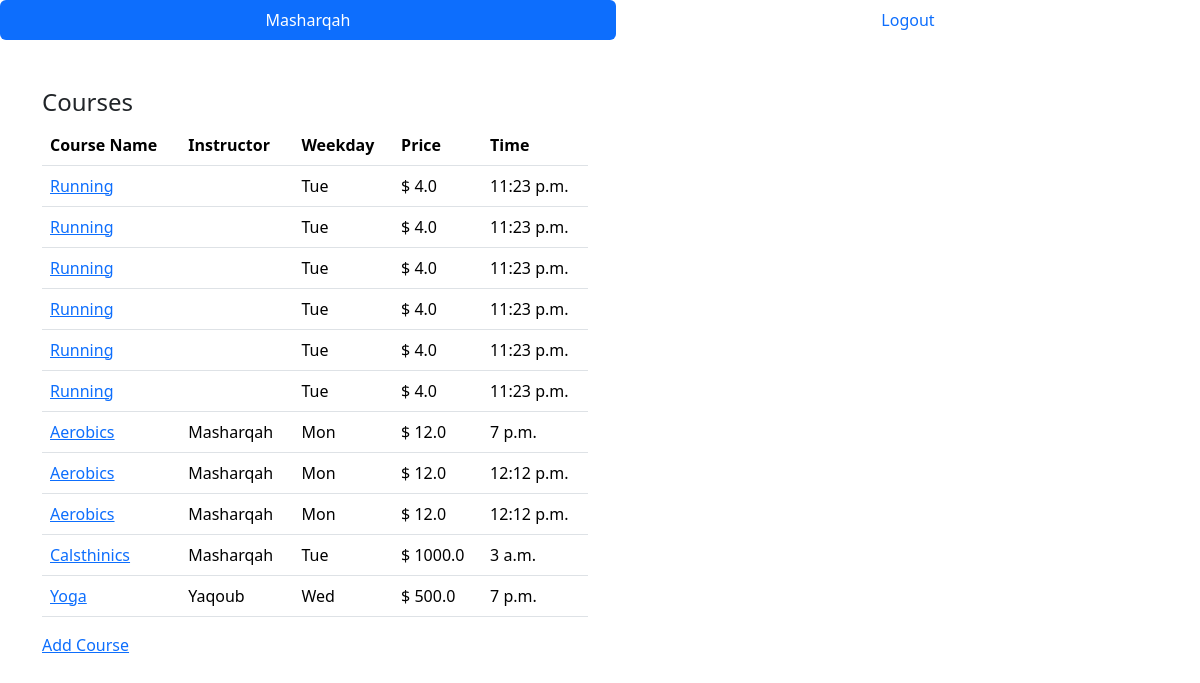
/classes (signed in), run on the app's committed database.
### login_app/models.py (models this page shows)
class Course(models.Model):
    name = models.CharField(max_length=255)
    Weekday= models.CharField(max_length=20)
    price=models.FloatField()
    time=models.TimeField()
    desc= models.TextField(null=True)
    instructors= models.ManyToManyField(User,related_name="courses")
    created_at = models.DateTimeField(auto_now_add=True)
    updated_at = models.DateTimeField(auto_now=True)
    objects= CourseManager()

class User(models.Model):
    fname = models.CharField(max_length=255)
    lname = models.CharField(max_length=255)
    email = models.CharField(max_length=255)
    password=models.CharField(max_length=255)
    created_at = models.DateTimeField(auto_now_add=True)
    updated_at = models.DateTimeField(auto_now=True)
    objects=UserManager()

### login_app/views.py (the view)
# urls.py: path('classes', views.welcome),
def welcome(request):
    if request.session['logged']!= True:
        return redirect('/')
    logged_user= User.objects.get(id = request.session['user'])
    context = {
        'name' : request.session['name'],
        'status' : request.session['logged'],
        'courses': Course.objects.all(),
        'users': User.objects.all() ,
        'logged_user' : logged_user
    }
    return render (request, 'welcome.html', context)

### login_app/templates/welcome.html (shortened to what this page needs)
<!DOCTYPE html>
<html lang="en">
<head>
    {% load bootstrap5 %}
    {% bootstrap_css %}
</head>
<body>
    <ul class="nav nav-pills nav-fill">
        <li class="nav-item">
          <a class="nav-link active" aria-current="page" href="#">{{name}} </a>
        </li>
        <li class="nav-item">
          <a class="nav-link" href="logout">Logout</a>
        </li>
      </ul>
    <div class="container mt-5">
        <div class="row">
          <div class="col-md-6">
            <h4>Courses</h4>
            <table class="table">
                <thead>
                    <th>Course Name</th>
                    <th>Instructor</th>
                    <th>Weekday</th>
                    <th>Price</th>
                    <th>Time</th>
                </thead>
                {% for course in courses%}
                <tr>
                    <td><a href="classes/{{course.id}}">{{course.name}}</a>
                    </td>
                    <td>{% for instructor in course.instructors.all %}  {{instructor.lname}}  {% endfor%}  </td>
                    <td>{{course.Weekday}}</td>
                    <td>$ {{course.price}}</td>
                    <td>{{course.time}}</td>
                </tr>
                {% endfor %}
            </table>
            <a href="classes/create_course">Add Course</a>
        </div>
      </div>
</body>
</html>

### data on the page
Course: name "Running", Weekday "Tue", price "4.0", time "11:23 p.m."
Course: name "Running", Weekday "Tue", price "4.0", time "11:23 p.m."
Course: name "Running", Weekday "Tue", price "4.0", time "11:23 p.m."
Course: name "Running", Weekday "Tue", price "4.0", time "11:23 p.m."
Course: name "Running", Weekday "Tue", price "4.0", time "11:23 p.m."
Course: name "Running", Weekday "Tue", price "4.0", time "11:23 p.m."
Course: name "Aerobics", Weekday "Mon", price "12.0", time "7 p.m."
User: lname "Masharqah"
Course: name "Aerobics", Weekday "Mon", price "12.0", time "12:12 p.m."
Course: name "Aerobics", Weekday "Mon", price "12.0", time "12:12 p.m."
Course: name "Calsthinics", Weekday "Tue", price "1000.0", time "3 a.m."
Course: name "Yoga", Weekday "Wed", price "500.0", time "7 p.m."
User: lname "Yaqoub"

### other printed values
{{ name }} "Masharqah"
